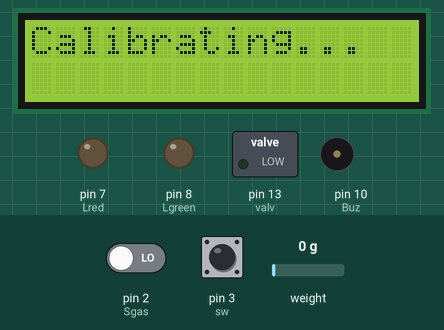
Recording of a sketch running on a simulated Arduino Uno, built with avr-gcc and run on an emulated ATmega328P. Parts: 16×2 character LCD, switched loads named in the sketch (green lamp = pin HIGH), output pins drawn as LEDs (lit = HIGH), buzzer (waves = sounding). The test bench sets the inputs (shaded band); at power-on: pin 2 (Sgas) LOW, pin 3 (sw) HIGH, weight on the scale 0 g.

Above: at 1.1 s.
5.7 s: pin 2 (Sgas) driven HIGH
At 7.7 s:
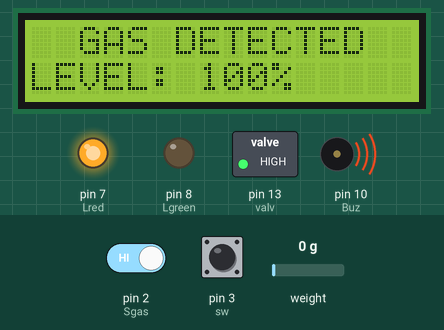
8.0 s: pin 2 (Sgas) driven LOW
At 9.3 s:
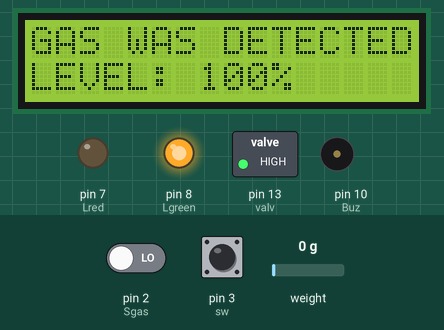
10.0 s: pin 3 (sw) pulled LOW for 1.75 s
At 11.9 s:
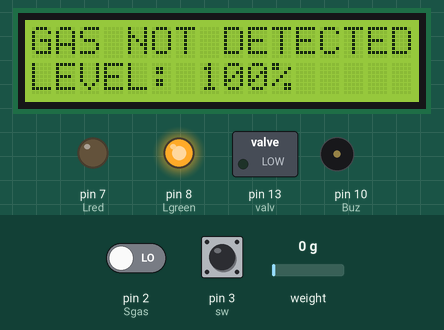
13.2 s: weight on the scale set to 100 g
At 14.5 s:
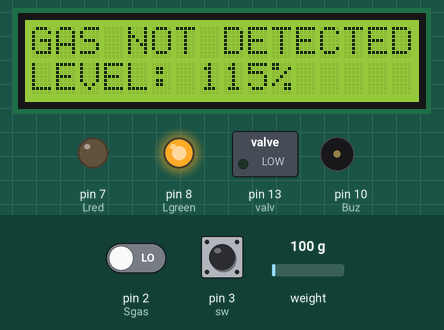
15.6 s: weight on the scale set to 116 g
At 17.0 s:
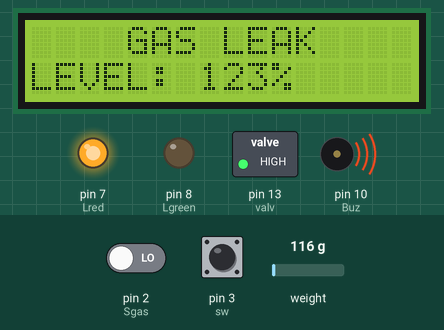
17.6 s: pin 3 (sw) pulled LOW for 1.75 s
At 18.4 s:
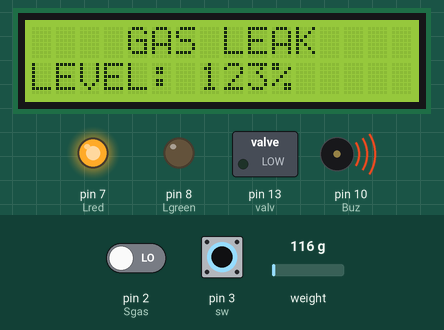
Timing chart, 0 to 20.6 s (numbered marks = the images above; inputs shaded):
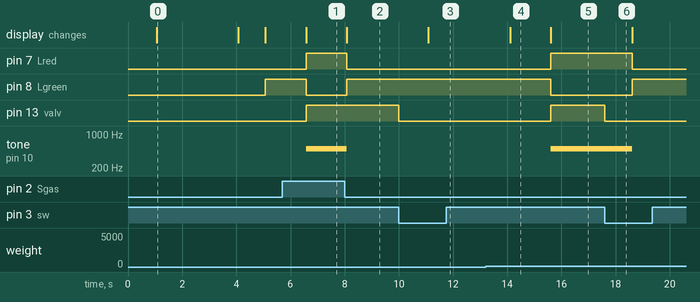

Measured:
- the behaviour switches between 104 and 105 g on weight on the scale (found by bisection; images 4 and 5)
- after the input at 5.7 s, pin 7 (Lred), pin 13 (valv): LOW → HIGH after 0.88 s; pin 8 (Lgreen): HIGH → LOW after 0.88 s; tone on pin 10 (Buz): silent → 500 Hz after 0.88 s; the display: changes after 0.88 s (image 1)
- after the input at 8.0 s, pin 7 (Lred): HIGH → LOW after 0.08 s; pin 8 (Lgreen): LOW → HIGH after 0.08 s; tone on pin 10 (Buz): 500 Hz → silent after 0.08 s; the display: changes after 0.08 s (image 2)
- after the input at 10.0 s, pin 13 (valv): HIGH → LOW at once; the display: changes after 1.1 s (image 3)
- after the input at 13.2 s, the display: changes after 0.90 s (image 4)
- after the input at 15.6 s, pin 7 (Lred), pin 13 (valv): LOW → HIGH at once; pin 8 (Lgreen): HIGH → LOW at once; tone on pin 10 (Buz): silent → 500 Hz at once; the display: changes at once (image 5)
- after the input at 17.6 s, pin 7 (Lred): HIGH → LOW after 1.0 s; pin 8 (Lgreen): LOW → HIGH after 1.0 s; pin 13 (valv): HIGH → LOW at once; tone on pin 10 (Buz): 500 Hz → silent after 1.0 s

The sketch:

parte_const1.ino
```cpp
#include <LiquidCrystal.h>
#include <HX711.h>

LiquidCrystal lcd(12, 11, 6, 5, 4, 9);

#define Lred 7
#define Lgreen 8
#define Sgas 2
#define Buz 10
#define valv 13
#define sw 3
#define DT A1
#define SCK A2

long DIF = 14680;

HX711 loadcell;

unsigned long a;
int typb = 13;
int bvz;
int b;
int c;
int d = 100;
long timer;

long timer2 = 0;
bool gaswasdetc = false;
bool aux = false;

void setup() {
  lcd.begin(16, 2);
  lcd.print("Detector de");
  lcd.setCursor(12,1);
  lcd.print("Gas");
  delay(1000);
  loadcell.begin(DT, SCK);
  calibrate();
  pinMode(Lred, OUTPUT);
  pinMode(Lgreen, OUTPUT);
  pinMode(Buz, OUTPUT);
  pinMode(Sgas, INPUT);
  pinMode(valv, OUTPUT);
  pinMode(sw, INPUT_PULLUP);
  attachInterrupt(digitalPinToInterrupt(sw), valvrest, FALLING);
}

void loop() {
  a = loadcell.read_average();
  b = a/DIF;
  //Serial.println(bvz);
  c = ((b - bvz) * 100) / typb;

  timer = millis();

  if (timer == 80) {
    timer2 = 0;
  }

  if(c != d) {
    d = c;
    if((timer - timer2) < 6000) { //61200000
      aux = true;
    }
    timer2 = timer;
  }

  if(digitalRead(Sgas) == HIGH || aux) {
    digitalWrite(Lred, HIGH);
    digitalWrite(Lgreen, LOW);
    tone(Buz, 500);
    digitalWrite(valv, HIGH);
    lcd.setCursor(0,0);
    if(aux) {
      lcd.print("    GAS LEAK    ");
    } else {
      lcd.print("  GAS DETECTED  ");
    }
    lcd.setCursor(0,1);
    gaswasdetc = true;
    lcd.print("LEVEL: ");
    lcd.setCursor(7,1);
    lcd.print(c);
    if(c < 100) {
      lcd.setCursor(9,1);
    }
    else {
      lcd.setCursor(10,1);
    }
    lcd.print("% ");
  }
  else {
    digitalWrite(Lgreen, HIGH);
    digitalWrite(Lred, LOW);
    noTone(Buz);
    lcd.setCursor(0,0);
     if (!gaswasdetc){
      lcd.print("GAS NOT DETECTED");
    } else {
      lcd.print("GAS WAS DETECTED");
    }
    lcd.setCursor(0,1);
    lcd.print("LEVEL: ");
    lcd.setCursor(7,1);
    lcd.print(c);
    if(c < 100 && c > 9) {
      lcd.setCursor(9,1);
    }
    else if(c < 10){
      lcd.setCursor(8,1);
    }
    else {
      lcd.setCursor(10,1);
    }
    lcd.print("% ");
  }

  delay(500);
}

void calibrate() {
  lcd.clear();
  lcd.print("Calibrating...");
  delay(2000);
  a = loadcell.read_average();
  b = a/DIF;
  bvz = b - typb;
  lcd.clear();
}

void valvrest() {
  gaswasdetc = false;
  aux = false;
  digitalWrite(valv, LOW);
}
```
